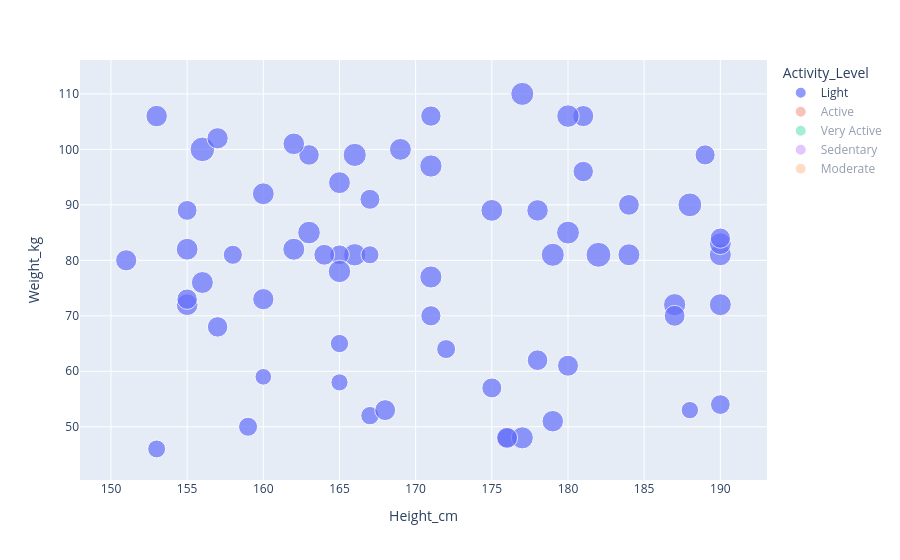

Notebook code for this chart:
### Code cell
fig=px.scatter(df,x="Height_cm",y="Weight_kg",
               size="Daily_Calorie_Requirement",
               color="Activity_Level",
               hover_data="Age")
fig.show()

### Figure 1 — Plotly figure (JSON) as saved in the notebook; plotly's stock layout.template omitted (floating-point values rounded to 4 significant figures)
{"data": [{"customdata": [[58], [35], [48], [48], [30], [40], [49], [40], [34], [30], [34], [46], [30], [24], [38], [36], [53], [54], [58], [59], [57], [51], [23], [39], [40], [42], [59], [40], [33], [47], [53], [20], [48], [40], [55], [52], [21], [57], [35], [21], [55], [40], [20], [27], [44], [25], [32], [40], [40], [56], [19], [29], [28], [39], [59], [39], [40], [19], [40], [59], [30], [25], [39], [52], [30], [34]], "hovertemplate": "Activity_Level=Light<br>Height_cm=%{x}<br>Weight_kg=%{y}<br>Daily_Calorie_Requirement=%{marker.size}<br>Age=%{customdata[0]}<extra></extra>", "legendgroup": "Light", "marker": {"color": "#636efa", "size": [2306, 2636, 2765, 2558, 2484, 2299, 2490, 1987, 3106, 2148, 1431, 2450, 2157, 2478, 2456, 2912, 2540, 2510, 2421, 1517, 2488, 2732, 2565, 2735, 1743, 1731, 2374, 2449, 1853, 2699, 1662, 1678, 2522, 2444, 2086, 2183, 2122, 2368, 2006, 3195, 2456, 2444, 2233, 2294, 2223, 2375, 2472, 2109, 2321, 2403, 2262, 2159, 1887, 2193, 2243, 1864, 2032, 2327, 2252, 2059, 2000, 2611, 1555, 2139, 2591, 2061], "sizemode": "area", "sizeref": 10.27, "symbol": "circle"}, "mode": "markers", "name": "Light", "orientation": "v", "showlegend": true, "type": "scatter", "visible": true, "x": [151, 163, 166, 171, 184, 181, 162, 176, 156, 181, 160, 155, 157, 190, 165, 188, 187, 177, 155, 165, 190, 177, 166, 179, 167, 165, 153, 175, 172, 180, 153, 167, 171, 190, 189, 163, 190, 178, 165, 182, 169, 160, 164, 176, 184, 179, 156, 171, 157, 162, 180, 155, 158, 178, 187, 159, 155, 160, 168, 167, 190, 180, 188, 171, 165, 175], "xaxis": "x", "y": [80, 85, 99, 97, 81, 106, 82, 48, 100, 96, 59, 82, 68, 72, 94, 90, 72, 48, 72, 58, 81, 110, 81, 81, 52, 65, 106, 89, 64, 85, 46, 81, 77, 83, 99, 99, 84, 89, 81, 81, 100, 92, 81, 48, 90, 51, 76, 70, 102, 101, 61, 73, 81, 62, 70, 50, 89, 73, 53, 91, 54, 106, 53, 106, 78, 57], "yaxis": "y"}, {"customdata": [[46], [40], [32], [60], [51], [51], [32], [43], [36], [25], [41], [38], [39], [40], [23], [35], [54], [40], [27], [38], [40], [21], [18], [38], [32], [40], [52], [19], [26], [57], [48], [40], [30], [59], [57], [33], [45], [56], [40], [42], [48], [52], [40], [24]], "hovertemplate": "Activity_Level=Active<br>Height_cm=%{x}<br>Weight_kg=%{y}<br>Daily_Calorie_Requirement=%{marker.size}<br>Age=%{customdata[0]}<extra></extra>", "legendgroup": "Active", "marker": {"color": "#EF553B", "size": [2064, 3278, 2551, 2372, 2782, 3149, 2402, 3177, 1952, 2603, 2789, 3136, 3122, 2598, 2016, 2864, 2374, 3010, 3400, 2644, 3116, 2822, 2935, 2726, 3250, 2719, 1820, 3012, 2135, 2891, 2755, 3448, 2758, 3196, 2118, 2846, 1863, 3424, 2663, 2357, 3112, 3058, 2107, 3319], "sizemode": "area", "sizeref": 10.27, "symbol": "circle"}, "mode": "markers", "name": "Active", "orientation": "v", "showlegend": true, "type": "scatter", "visible": "legendonly", "x": [150, 188, 151, 161, 178, 189, 190, 182, 171, 157, 187, 188, 176, 181, 179, 177, 188, 153, 188, 150, 155, 152, 162, 150, 173, 185, 184, 160, 154, 168, 169, 168, 174, 171, 182, 152, 171, 161, 175, 165, 189, 182, 165, 165], "xaxis": "x", "y": [65, 86, 69, 83, 109, 106, 70, 108, 49, 64, 64, 82, 90, 101, 50, 55, 64, 81, 110, 78, 110, 96, 60, 82, 95, 66, 50, 101, 74, 108, 95, 89, 83, 90, 71, 86, 48, 108, 90, 88, 85, 81, 79, 100], "yaxis": "y"}, {"customdata": [[53], [60], [40], [33], [54], [46], [22], [52], [40], [44], [19], [24], [20], [34], [51], [48], [56], [34], [53], [53], [54], [37], [50], [57], [40], [40], [27], [18], [39], [46], [59], [43], [31], [46], [36], [40], [40], [60], [22], [54], [30], [40], [33], [18], [55], [42], [34], [27], [49], [41]], "hovertemplate": "Activity_Level=Very Active<br>Height_cm=%{x}<br>Weight_kg=%{y}<br>Daily_Calorie_Requirement=%{marker.size}<br>Age=%{customdata[0]}<extra></extra>", "legendgroup": "Very Active", "marker": {"color": "#00cc96", "size": [3476, 2207, 3528, 3026, 3103, 3309, 3547, 3552, 3580, 2974, 3257, 4007, 3852, 2762, 3015, 2237, 3824, 2853, 2982, 2344, 3279, 3594, 2514, 2096, 4107, 2254, 2796, 2197, 1945, 3215, 3090, 2780, 2405, 2202, 2435, 2881, 3018, 2671, 3672, 3214, 3124, 2849, 3741, 2824, 2306, 2350, 3143, 2903, 2016, 3172], "sizemode": "area", "sizeref": 10.27, "symbol": "circle"}, "mode": "markers", "name": "Very Active", "orientation": "v", "showlegend": true, "type": "scatter", "visible": "legendonly", "x": [190, 154, 171, 171, 161, 163, 176, 170, 165, 162, 154, 171, 178, 171, 171, 185, 190, 178, 158, 158, 163, 182, 153, 165, 183, 172, 174, 150, 158, 164, 169, 157, 167, 160, 170, 156, 153, 155, 174, 171, 150, 174, 179, 172, 182, 184, 157, 175, 188, 166], "xaxis": "x", "y": [91, 66, 110, 85, 105, 79, 88, 107, 81, 61, 85, 96, 81, 55, 61, 58, 110, 72, 100, 83, 98, 110, 62, 51, 102, 53, 68, 47, 55, 90, 86, 70, 53, 55, 56, 106, 95, 89, 95, 73, 86, 77, 101, 82, 67, 45, 68, 73, 45, 84], "yaxis": "y"}, {"customdata": [[26], [40], [56], [40], [37], [41], [60], [40], [36], [21], [55], [40], [27], [53], [60], [43], [50], [59], [53], [53], [43], [28], [46], [51], [34], [38], [21], [37], [40], [30], [57], [37], [40], [58], [25], [59], [30], [26], [42], [30], [53], [29], [40], [53], [18]], "hovertemplate": "Activity_Level=Sedentary<br>Height_cm=%{x}<br>Weight_kg=%{y}<br>Daily_Calorie_Requirement=%{marker.size}<br>Age=%{customdata[0]}<extra></extra>", "legendgroup": "Sedentary", "marker": {"color": "#ab63fa", "size": [1725, 1666, 2360, 2109, 1868, 1520, 2444, 1552, 2499, 2068, 2159, 1791, 2548, 2082, 1365, 1614, 2271, 1692, 2078, 2258, 1440, 2000, 1821, 1167, 2295, 1421, 2104, 1574, 2542, 2186, 1563, 2176, 1382, 2402, 1892, 1257, 2273, 2547, 2391, 1952, 1766, 1962, 2033, 2016, 1908], "sizemode": "area", "sizeref": 10.27, "symbol": "circle"}, "mode": "markers", "name": "Sedentary", "orientation": "v", "showlegend": true, "type": "scatter", "visible": "legendonly", "x": [155, 171, 165, 179, 185, 177, 173, 175, 171, 159, 156, 179, 175, 171, 171, 165, 174, 168, 189, 173, 161, 166, 155, 154, 167, 156, 167, 158, 171, 153, 171, 159, 190, 169, 178, 159, 156, 182, 182, 182, 157, 180, 176, 160, 165], "xaxis": "x", "y": [51, 73, 96, 85, 83, 61, 100, 48, 107, 83, 101, 77, 91, 81, 48, 94, 105, 90, 81, 81, 82, 68, 69, 51, 95, 56, 56, 67, 106, 76, 58, 75, 52, 98, 50, 51, 98, 86, 81, 55, 50, 90, 91, 94, 81], "yaxis": "y"}, {"customdata": [[40], [21], [19], [23], [40], [38], [20], [59], [40], [40], [40], [33], [40], [47], [34], [48], [37], [40], [27], [33], [41], [47], [33], [40], [24], [22], [49], [41], [45], [40], [32], [40], [38], [43], [40], [40], [48], [47], [51], [40], [21], [38], [51], [54], [47]], "hovertemplate": "Activity_Level=Moderate<br>Height_cm=%{x}<br>Weight_kg=%{y}<br>Daily_Calorie_Requirement=%{marker.size}<br>Age=%{customdata[0]}<extra></extra>", "legendgroup": "Moderate", "marker": {"color": "#FFA15A", "size": [2219, 2920, 2044, 2126, 1998, 2883, 2649, 2248, 2296, 2548, 2745, 2308, 3061, 2277, 2234, 1903, 2533, 1888, 3090, 2951, 2679, 3359, 2252, 2513, 2033, 3238, 2414, 2766, 2528, 1694, 2517, 2881, 2312, 2618, 1558, 1783, 2052, 1762, 2482, 2450, 2170, 2726, 2205, 1965, 2186], "sizemode": "area", "sizeref": 10.27, "symbol": "circle"}, "mode": "markers", "name": "Moderate", "orientation": "v", "showlegend": true, "type": "scatter", "visible": "legendonly", "x": [171, 190, 180, 151, 186, 181, 153, 153, 151, 170, 158, 180, 185, 171, 162, 162, 190, 171, 176, 185, 156, 183, 185, 179, 176, 175, 183, 171, 171, 182, 162, 184, 187, 171, 160, 173, 172, 177, 172, 164, 167, 183, 188, 177, 186], "xaxis": "x", "y": [59, 99, 45, 81, 50, 72, 81, 81, 67, 99, 77, 69, 82, 63, 76, 81, 82, 81, 83, 88, 76, 106, 65, 67, 52, 110, 46, 66, 82, 51, 96, 107, 48, 83, 81, 47, 65, 62, 97, 103, 65, 80, 47, 81, 45], "yaxis": "y"}], "layout": {"autosize": true, "legend": {"itemsizing": "constant", "title": {"text": "Activity_Level"}, "tracegroupgap": 0}, "margin": {"t": 60}, "xaxis": {"anchor": "y", "autorange": true, "domain": [0, 1], "range": [148.2, 192.9], "title": {"text": "Height_cm"}, "type": "linear"}, "yaxis": {"anchor": "x", "autorange": true, "domain": [0, 1], "range": [38.3, 118.7], "title": {"text": "Weight_kg"}, "type": "linear"}}}
